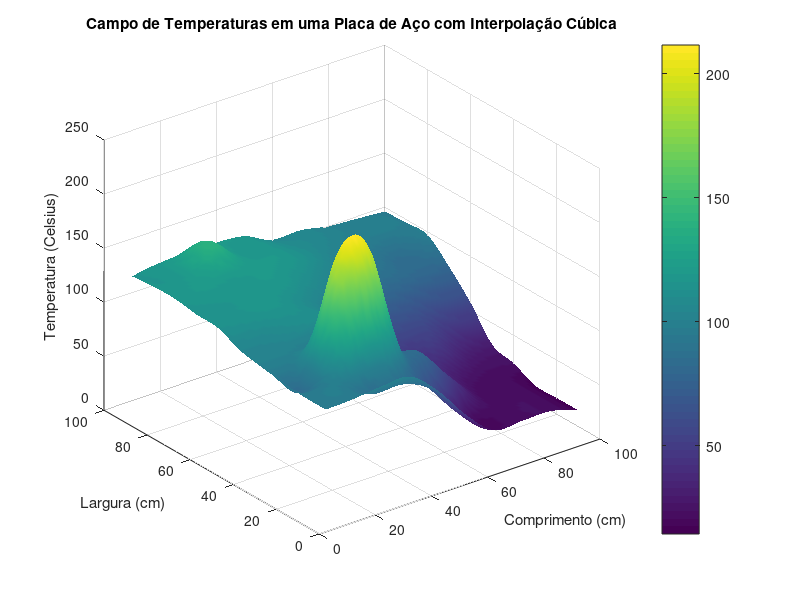

Source code (MATLAB):
% Definindo os valores das temperaturas
temperaturas = [
    95, 96, 99, 99, 77, 46, 23, 23, 23, 15;
    95, 98, 99, 99, 77, 48, 23, 23, 23, 15;
    97, 97, 199, 199, 98, 79, 48, 23, 23, 15;
    100, 100, 105, 105, 77, 70, 48, 30, 23, 24;
    104, 105, 110, 110, 87, 70, 48, 48, 35, 30;
    113, 115, 117, 110, 99, 89, 67, 63, 57, 57;
    114, 116, 118, 118, 110, 100, 87, 83, 80, 79;
    117, 120, 120, 120, 118, 110, 99, 93, 85, 97;
    117, 120, 140, 120, 118, 110, 105, 100, 99, 97;
    115, 119, 120, 120, 117, 105, 105, 100, 98, 96
];

% Definindo os pontos na superfície da placa
[x, y] = meshgrid(10:10:100, 10:10:100);

% Pontos de interpolação
[xq, yq] = meshgrid(10:1:100, 10:1:100);

% Interpolação cúbica
temperaturas_interp = interp2(x, y, temperaturas, xq, yq, 'cubic');

% Criando o gráfico 3D com interpolação
figure;
surf(xq, yq, temperaturas_interp);

% Definindo os rótulos dos eixos
xlabel('Comprimento (cm)');
ylabel('Largura (cm)');
zlabel('Temperatura (Celsius)');
title('Campo de Temperaturas em uma Placa de Aço com Interpolação Cúbica');

% Ajustando a visualização
colormap('viridis');
colorbar;
shading interp; % Suaviza o sombreamento
